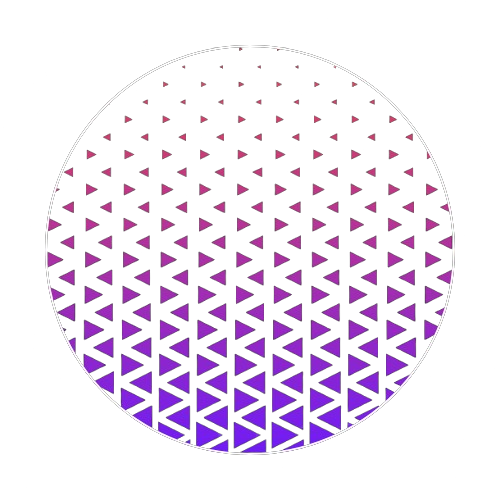
#> input picture Evonix AI circle no bg.png, 500 x 500 px
$ python rs.py   (older library calls are emulated)
#> lines starting #> are read from the running program, lines starting #| are printed output that depends on the picture
from PIL import Image

# Load the uploaded favicon image
input_path = "./Evonix AI circle no bg.png"
output_sizes = [16, 32, 48]
output_files = {}

# Resize and save the favicon in different sizes
with Image.open(input_path) as img:
#> img is the input picture: PIL image 500x500 RGBA; mean R, G, B, A 17.7, 7.2, 21.5, 29.3
    for size in output_sizes:
        resized_img = img.resize((size, size), Image.ANTIALIAS)
        output_path = f"./fav/f2/favicon_{size}x{size}.png"
        resized_img.save(output_path, format="PNG")
        output_files[f"favicon_{size}x{size}"] = output_path
#> this loop made 3 passes
#> pass 1, `resized_img = img.resize((size, size), Image.ANTIALIAS)`:
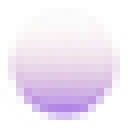
#> resized_img: PIL image 16x16 RGBA (shown 8 times larger); mean R, G, B, A 106.5, 56.1, 111.3, 30; transparent parts drawn white
#> pass 2, `resized_img = img.resize((size, size), Image.ANTIALIAS)`:
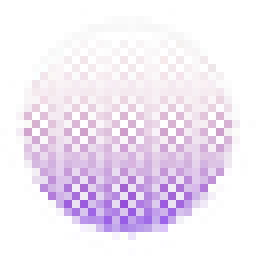
#> resized_img: PIL image 32x32 RGBA (shown 8 times larger); mean R, G, B, A 95.8, 54.1, 97.9, 30.8; transparent parts drawn white
#> pass 3, `resized_img = img.resize((size, size), Image.ANTIALIAS)`:
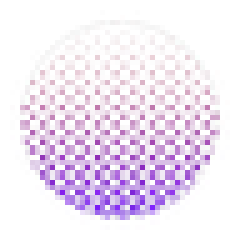
#> resized_img: PIL image 48x48 RGBA (shown 5 times larger); mean R, G, B, A 76.8, 39.8, 78.8, 32.1; transparent parts drawn white
#> after the loop, output_files = {'favicon_16x16': './fav/f2/favicon_16x16.png', 'favicon_32x32': './fav/f2/favicon_32x32.png', 'favicon_48x48': './fav/f2/favicon_48x48.png'}
